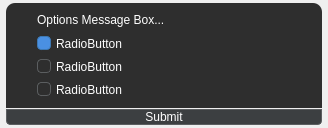
<?xml version="1.0" encoding="UTF-8"?>
<ui version="4.0">
 <class>OptionsMessageBox</class>
 <widget class="QDialog" name="OptionsMessageBox">
  <property name="windowModality">
   <enum>Qt::WindowModality::ApplicationModal</enum>
  </property>
  <property name="geometry">
   <rect>
    <x>0</x>
    <y>0</y>
    <width>328</width>
    <height>128</height>
   </rect>
  </property>
  <property name="minimumSize">
   <size>
    <width>328</width>
    <height>128</height>
   </size>
  </property>
  <property name="windowTitle">
   <string>Phils-Hub - Options Message Box</string>
  </property>
  <property name="styleSheet">
   <string notr="true">QToolTip {
    background-color: #2e2e2e;
    color: #ffffff;
    border: 1px solid #5b5e60;
    padding: 4px;
    border-radius: 4px;
    opacity: 200;
    font-size: 12px;
}

QLabel {
    color: #ffffff;
}

QFrame {
    background-color: #2e2e2e;
}

QPushButton {
    background-color: #3c3f41;
    color: #ffffff;
    border: 1px solid #5b5e60;
    border-radius: 4px;
	padding: 0px 0px;
}

QPushButton:hover {
    border-color: #4a90e2;
}

QPushButton:pressed {
    background-color: #3d78b2;
    border-color: #2a5f92;
}

QRadioButton {
    color: #ffffff;
    spacing: 5px;
}

QRadioButton::indicator {
    width: 12px;
    height: 12px;
    background-color: #2e2e2e;
    border: 1px solid #5b5e60;
    border-radius: 4px;
}

QRadioButton::indicator:hover {
    background-color: #4a90e2;
    border-color: #3d78b2;
}

QRadioButton::indicator:checked {
    background-color: #4a90e2;
    border-color: #3d78b2;
}

QRadioButton::indicator:pressed {
    background-color: #3d78b2;
    border-color: #2a5f92;
}

QRadioButton::indicator:checked:pressed {
    background-color: #3d78b2;
    border-color: #2a5f92;
}</string>
  </property>
  <property name="modal">
   <bool>true</bool>
  </property>
  <layout class="QVBoxLayout" name="verticalLayout">
   <property name="spacing">
    <number>1</number>
   </property>
   <property name="leftMargin">
    <number>6</number>
   </property>
   <property name="topMargin">
    <number>3</number>
   </property>
   <property name="rightMargin">
    <number>6</number>
   </property>
   <property name="bottomMargin">
    <number>3</number>
   </property>
   <item>
    <widget class="QFrame" name="frame">
     <property name="sizePolicy">
      <sizepolicy hsizetype="Preferred" vsizetype="Expanding">
       <horstretch>0</horstretch>
       <verstretch>0</verstretch>
      </sizepolicy>
     </property>
     <property name="styleSheet">
      <string notr="true">QFrame {
	border-top-left-radius: 9px;
	border-top-right-radius: 9px;
}</string>
     </property>
     <property name="frameShape">
      <enum>QFrame::Shape::NoFrame</enum>
     </property>
     <property name="frameShadow">
      <enum>QFrame::Shadow::Raised</enum>
     </property>
     <layout class="QHBoxLayout" name="horizontalLayout">
      <item>
       <widget class="QLabel" name="label">
        <property name="text">
         <string/>
        </property>
        <property name="pixmap">
         <pixmap resource="../resources.qrc">:/ico/Icons/ico/phils-hub.ico</pixmap>
        </property>
       </widget>
      </item>
      <item>
       <widget class="QFrame" name="frame_3">
        <property name="sizePolicy">
         <sizepolicy hsizetype="Expanding" vsizetype="Preferred">
          <horstretch>0</horstretch>
          <verstretch>0</verstretch>
         </sizepolicy>
        </property>
        <property name="frameShape">
         <enum>QFrame::Shape::NoFrame</enum>
        </property>
        <property name="frameShadow">
         <enum>QFrame::Shadow::Raised</enum>
        </property>
        <layout class="QVBoxLayout" name="verticalLayout_3">
         <property name="spacing">
          <number>6</number>
         </property>
         <property name="leftMargin">
          <number>9</number>
         </property>
         <property name="topMargin">
          <number>0</number>
         </property>
         <property name="rightMargin">
          <number>0</number>
         </property>
         <property name="bottomMargin">
          <number>0</number>
         </property>
         <item>
          <widget class="QLabel" name="msg_label">
           <property name="sizePolicy">
            <sizepolicy hsizetype="Preferred" vsizetype="Preferred">
             <horstretch>0</horstretch>
             <verstretch>0</verstretch>
            </sizepolicy>
           </property>
           <property name="maximumSize">
            <size>
             <width>16777215</width>
             <height>16</height>
            </size>
           </property>
           <property name="text">
            <string>Options Message Box...</string>
           </property>
           <property name="wordWrap">
            <bool>true</bool>
           </property>
          </widget>
         </item>
         <item>
          <widget class="QFrame" name="frame_2">
           <property name="styleSheet">
            <string notr="true">QFrame {
	background: transparent;
	border-bottom-left-radius: 9px;
	border-bottom-right-radius: 9px;
}</string>
           </property>
           <property name="frameShape">
            <enum>QFrame::Shape::NoFrame</enum>
           </property>
           <property name="frameShadow">
            <enum>QFrame::Shadow::Raised</enum>
           </property>
           <layout class="QVBoxLayout" name="verticalLayout_2">
            <property name="spacing">
             <number>6</number>
            </property>
            <property name="leftMargin">
             <number>0</number>
            </property>
            <property name="topMargin">
             <number>0</number>
            </property>
            <property name="rightMargin">
             <number>0</number>
            </property>
            <property name="bottomMargin">
             <number>0</number>
            </property>
            <item>
             <widget class="QRadioButton" name="option1">
              <property name="text">
               <string>RadioButton</string>
              </property>
              <property name="checked">
               <bool>true</bool>
              </property>
             </widget>
            </item>
            <item>
             <widget class="QRadioButton" name="option2">
              <property name="text">
               <string>RadioButton</string>
              </property>
             </widget>
            </item>
            <item>
             <widget class="QRadioButton" name="option3">
              <property name="text">
               <string>RadioButton</string>
              </property>
              <property name="checked">
               <bool>false</bool>
              </property>
             </widget>
            </item>
           </layout>
          </widget>
         </item>
        </layout>
       </widget>
      </item>
     </layout>
    </widget>
   </item>
   <item>
    <widget class="QPushButton" name="submit_btn">
     <property name="minimumSize">
      <size>
       <width>0</width>
       <height>0</height>
      </size>
     </property>
     <property name="styleSheet">
      <string notr="true">QPushButton {
	border-top-left-radius: 0px;
	border-top-right-radius: 0px;
}</string>
     </property>
     <property name="text">
      <string>Submit</string>
     </property>
    </widget>
   </item>
  </layout>
 </widget>
 <resources>
  <include location="../resources.qrc"/>
 </resources>
 <connections/>
</ui>
